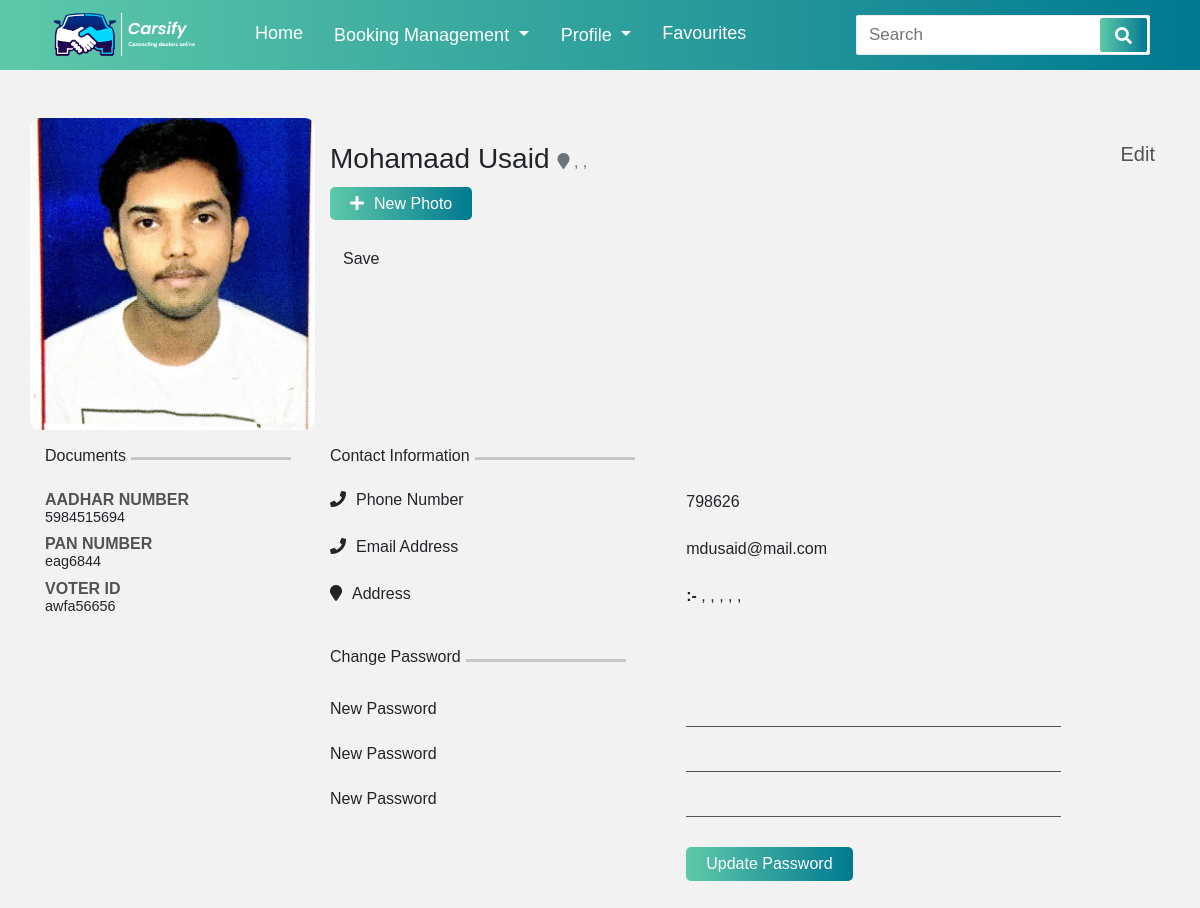
The page /profile/ (signed in) on the database as committed earlier.
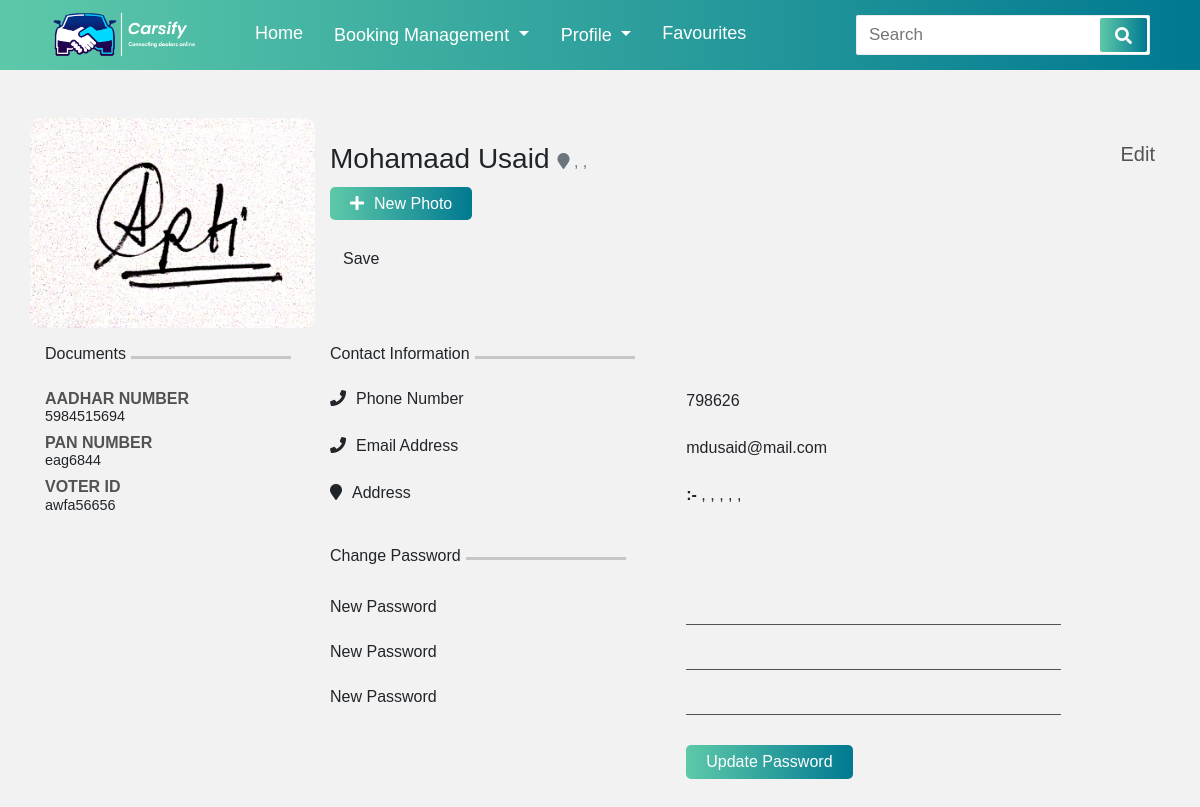
The same page on the database as committed later.
### CarsifyApp/models.py (models this page shows, shortened)
class UserProfile(models.Model):
    user = models.ForeignKey(User,on_delete=models.CASCADE,null=True)
    ProfileImg = models.FileField(null=True)
    ContactNo = models.IntegerField(null=True)
    Email = models.EmailField(null=True)
    Address = models.ForeignKey(Address,on_delete=models.CASCADE,null=True)
    AddharNumber = models.IntegerField(null=True)
    PanNumber = models.TextField(null=True)
    VoterID = models.TextField(null=True)

### CarsifyApp/views.py (the view)
# urls.py: path('profile/', Profile, name='Profile'),
@login_required(login_url='CarsifyApp:LoginSignup')
def Profile(request):
    try:
        useralldata = UserProfile.objects.get(user=request.user)
    except:
        useralldata = None
    if useralldata:
        if request.method == "POST":
            img = request.FILES["image"]
            useralldata.ProfileImg = img
            useralldata.save()
            return redirect('CarsifyApp:Profile')
    else:
        user = request.user
        UserProfile.objects.create(user=user)
        type = Address_Type.objects.all()
        for i in type:
            Address.objects.create(user=user, Address_Typee=i)
    address = Address.objects.filter(user=request.user)
    dic = {'useralldata':useralldata, 'useraddress': address}
    return render(request, 'profile.html', dic)

### CarsifyApp/templates/profile.html (shortened to what the changed rows need)
{% load static %}
<!doctype html>
<html lang="en">
  <head>
    <link rel="stylesheet" href="https://stackpath.bootstrapcdn.com/bootstrap/4.3.1/css/bootstrap.min.css">
    <link rel="stylesheet" href="https://pro.fontawesome.com/releases/v5.10.0/css/all.css"/>
    <link rel="stylesheet" href="{% static 'assets/stylesheets/navigation.css' %}">
    <link rel="stylesheet" href="{% static 'assets/stylesheets/profile.css' %}">
  </head>
  <body>
    <div class="container">
        <div class="row pt-5 row1">
            <div class="col-lg-3 p-0">
              {% if  useralldata.ProfileImg %}
              <img id = "outImage" src="{{ useralldata.ProfileImg.url }}">
              {% else %}
              <img id = "outImage" src="#">
              {% endif %}
            </div>
        </div>
        <div class="row pt-3 row2">
          <div class="col-lg-3">
            <div class="d-flex">
              <h6>Documents</h6>
              <hr>
            </div>
            <h5>AADHAR NUMBER</h5>
            <h6>{{useralldata.AddharNumber}}</h6>
            <h5>PAN NUMBER</h5>
            <h6>{{useralldata.PanNumber}}</h6>
            <h5>VOTER ID</h5>
            <h6>{{useralldata.VoterID}}</h6>
          </div>
          <div class="col-lg-9 contact">
            <div class="row">
              <div class="col-lg-7">
                <p>{{useralldata.ContactNo}}</p>
              </div>
            </div>
            <div class="row">
              <div class="col-lg-7">
                <p>{{useralldata.Email}}</p>
              </div>
            </div>
          </div>
        </div>
    </div>
  </body>
</html>

Rows that differ between the two databases and show on the page:
changed UserProfile "mdusaid@mail.com": ProfileImg: a different picture
